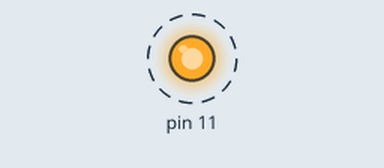
Bench run of a sketch on a simulated Arduino Uno, built with avr-gcc and run on an emulated ATmega328P. Parts: output pins drawn as LEDs (lit = HIGH). Dashed ring = blinking.

Above: at 0.1 s.
Timing chart, 0 to 3.0 s (numbered marks = the images above):
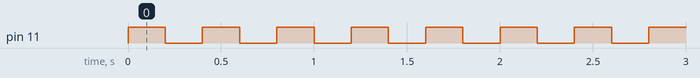

The sketch:

Blinking_LED.ino
```cpp
void setup() {
  pinMode(11, OUTPUT);
}

void loop() {
  digitalWrite(11, HIGH);
  delay(200);
  digitalWrite(11, LOW);
  delay(200);
}
```

Measured:
- by itself, pin 11: alternates HIGH for 0.20 s and LOW for 0.20 s
